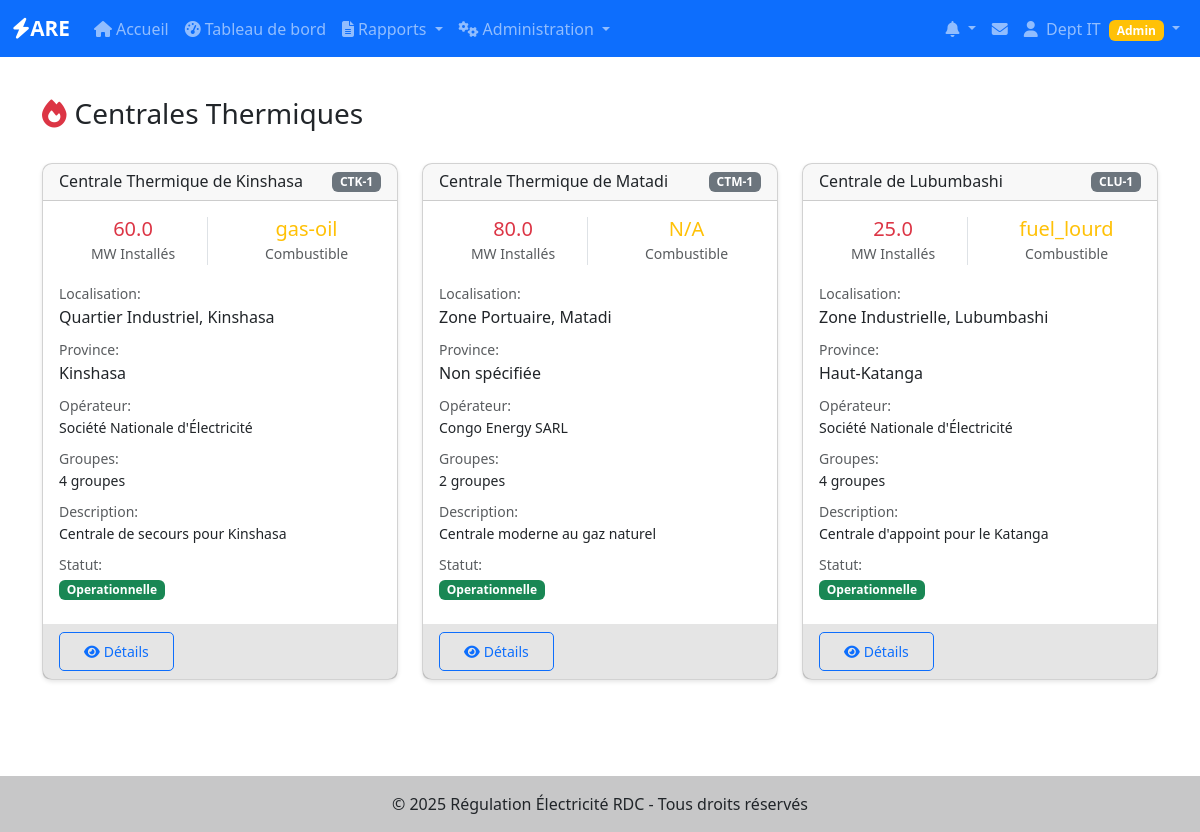
Screenshot of /production-thermique/centrales (signed in) with the database file from the repository.
### app/models/utilisateurs.py (models this page shows, shortened)
class User(UserMixin, BaseModel):
    __tablename__ = 'users'
    username = db.Column(db.String(80), unique=True, nullable=False, index=True)
    email = db.Column(db.String(120), unique=True, nullable=False, index=True)
    password_hash = db.Column(db.String(128), nullable=False)
    nom = db.Column(db.String(100))
    prenom = db.Column(db.String(100))
    role = db.Column(db.Enum('super_admin', 'admin_operateur', 'utilisateur_operateur'),
                    default='utilisateur_operateur', nullable=False)
    operateur_id = db.Column(db.Integer, db.ForeignKey('operateurs.id'), nullable=True)
    is_active = db.Column(db.Boolean, default=True, nullable=False)
    telephone = db.Column(db.String(20))
    derniere_connexion = db.Column(db.DateTime)
    operateur = db.relationship('Operateur', backref='users', lazy=True)
    def is_super_admin(self):
        return self.role == 'super_admin'
    def is_admin_operateur(self):
        return self.role == 'admin_operateur'
    def is_admin(self):
        return self.role in ['super_admin', 'admin_operateur']
    def has_permission(self, permission):
        permissions = {
            'super_admin': ['create_operateur', 'edit_operateur', 'delete_operateur',
                           'create_user', 'edit_user', 'delete_user', 'view_all_reports'],
            'admin_operateur': ['edit_own_operateur', 'create_user_operateur',
                               'edit_user_operateur', 'view_own_reports', 'create_reports'],
            'utilisateur_operateur': ['view_own_reports', 'create_reports', 'edit_own_reports']
        }
        return permission in permissions.get(self.role, [])

### app/models/production_thermique.py (models this page shows, shortened)
class CentraleThermique(BaseModel):
    __tablename__ = 'centrales_thermique'
    operateur_id = Column(Integer, ForeignKey('operateurs.id'), nullable=False)
    nom = Column(String(200), nullable=False, index=True)
    code = Column(String(50), unique=True, nullable=False)
    localisation = Column(String(200))
    province = Column(String(100))
    puissance_installee = Column(Float)  # MW
    puissance_disponible = Column(Float)  # MW
    type_centrale = Column(String(50))  # diesel, gaz, charbon, fuel lourd, biomasse
    type_combustible = Column(String(50))  # Principal type de combustible
    consommation_specifique = Column(Float)  # g/kWh - Consommation spécifique
    latitude = Column(Float)
    longitude = Column(Float)
    nombre_groupes = Column(Integer, default=0)
    type_moteur = Column(String(50))  # diesel, turbine gaz, turbine vapeur
    refroidissement = Column(String(50))  # air, eau, mixte
    niveau_tension = Column(Float)  # kV
    tension_evacuation = Column(String(50))  # kV
    systeme_demarrage = Column(String(50))  # manuel, automatique
    systeme_refroidissement = Column(String(100))
    capacite_stockage_combustible = Column(Float)  # litres ou tonnes
    autonomie_combustible = Column(Float)  # heures
    systeme_traitement_fumees = Column(Boolean, default=False)
    niveau_emission_nox = Column(Float)  # mg/Nm³
    niveau_emission_co = Column(Float)  # mg/Nm³
    certification_environnementale = Column(String(100))
    statut = Column(String(50), default='operationnelle')  # operationnelle, maintenance, arret
    mode_fonctionnement = Column(String(50))  # base, pointe, secours
    description = Column(Text)
    date_mise_service = Column(DateTime)
    date_derniere_revision = Column(DateTime)
    prochaine_maintenance = Column(DateTime)
    constructeur = Column(String(100))
    fournisseur_combustible = Column(String(100))
    annee_construction = Column(Integer)
    duree_vie_estimee = Column(Integer)  # années
    observations = Column(Text)
    operateur = relationship("Operateur", back_populates="centrales_thermique")
    rapports = relationship("RapportThermique", back_populates="centrale", cascade="all, delete-orphan")

### app/models/operateurs.py (models this page shows, shortened)
class Operateur(BaseModel):
    __tablename__ = 'operateurs'
    nom = db.Column(db.String(200), nullable=False, index=True)
    sigle = db.Column(db.String(50))
    type_operateur = db.Column(db.String(50))  # Production, Transport, Distribution
    adresse = db.Column(db.Text)
    ville = db.Column(db.String(100))
    province = db.Column(db.String(100))
    telephone = db.Column(db.String(20))
    email = db.Column(db.String(120))
    site_web = db.Column(db.String(200))
    numero_licence = db.Column(db.String(100), unique=True)
    date_licence = db.Column(db.Date)
    statut_licence = db.Column(db.String(20), default='active')  # active, suspendue, expirée
    capacite_installee = db.Column(db.Float)  # en MW
    zone_couverture = db.Column(db.Text)
    nombre_clients = db.Column(db.Integer)
    observations = db.Column(db.Text)
    centrales_hydro = db.relationship("CentraleHydro", back_populates="operateur", lazy=True)
    centrales_thermique = db.relationship("CentraleThermique", back_populates="operateur", lazy=True)
    centrales_solaire = db.relationship("CentraleSolaire", back_populates="operateur", lazy=True)
    lignes_transport = db.relationship("LigneTransport", back_populates="operateur", lazy=True)
    postes_transport = db.relationship("PosteTransport", back_populates="operateur", lazy=True)
    reseaux_distribution = db.relationship("ReseauDistribution", back_populates="operateur", lazy=True)

### app/production_thermique/routes_centrales.py (the view)
@production_thermique.route('/centrales')
@login_required
def liste_centrales():
    centrales = get_accessible_centrales_thermique()
    return render_template('production_thermique/liste_centrales.html',
                         centrales=centrales,
                         title='Centrales Thermiques')

### app/production_thermique/utils.py (called while the page is built)
def get_accessible_centrales_thermique():
    if current_user.is_admin():
        return CentraleThermique.query.filter_by(actif=True).all()
    elif current_user.operateur:
        return CentraleThermique.query.filter_by(
            operateur_id=current_user.operateur.id,
            actif=True
        ).all()
    return []

### app/templates/production_thermique/liste_centrales.html (shortened to what this page needs)
{% extends "base.html" %}
{% block content %}
<div class="d-flex justify-content-between align-items-center mb-4">
    <h1 class="h3">
        <i class="fas fa-fire me-2 text-danger"></i>Centrales Thermiques
    </h1>
</div>
{% if centrales %}
<div class="row">
    {% for centrale in centrales %}
    <div class="col-md-6 col-lg-4 mb-4">
        <div class="card h-100">
            <div class="card-header d-flex justify-content-between align-items-center">
                <h6 class="mb-0">{{ centrale.nom }}</h6>
                <span class="badge bg-secondary">{{ centrale.code }}</span>
            </div>
            <div class="card-body">
                <div class="row text-center mb-3">
                    <div class="col-6">
                        <div class="border-end">
                            <h5 class="text-danger mb-0">{{ centrale.puissance_installee or 'N/A' }}</h5>
                            <small class="text-muted">MW Installés</small>
                        </div>
                    </div>
                    <div class="col-6">
                        <h5 class="text-warning mb-0">{{ centrale.type_combustible or 'N/A' }}</h5>
                        <small class="text-muted">Combustible</small>
                    </div>
                </div>
                <div class="mb-2">
                    <small class="text-muted">Localisation:</small>
                    <div>{{ centrale.localisation or 'Non spécifiée' }}</div>
                </div>
                <div class="mb-2">
                    <small class="text-muted">Province:</small>
                    <div>{{ centrale.province or 'Non spécifiée' }}</div>
                </div>
                {% if centrale.operateur %}
                <div class="mb-2">
                    <small class="text-muted">Opérateur:</small>
                    <div class="small">{{ centrale.operateur.nom }}</div>
                </div>
                {% endif %}
                {% if centrale.nombre_groupes %}
                <div class="mb-2">
                    <small class="text-muted">Groupes:</small>
                    <div class="small">{{ centrale.nombre_groupes }} groupes</div>
                </div>
                {% endif %}
                {% if centrale.description %}
                <div class="mb-2">
                    <small class="text-muted">Description:</small>
                    <div class="small">{{ centrale.description[:100] }}{% if centrale.description|length > 100 %}...{% endif %}</div>
                </div>
                {% endif %}
                <div class="mb-2">
                    <small class="text-muted">Statut:</small>
                    <div>
                        <span class="badge {% if centrale.statut == 'operationnelle' %}bg-success{% elif centrale.statut == 'maintenance' %}bg-warning{% else %}bg-danger{% endif %}">
                            {{ centrale.statut|title }}
                        </span>
                    </div>
                </div>
            </div>
            <div class="card-footer">
                <div class="d-flex gap-2">
                    <a href="{{ url_for('production_thermique.detail_centrale', id=centrale.id) }}"
                       class="btn btn-sm btn-outline-primary">
                        <i class="fas fa-eye me-1"></i>Détails
                    </a>
                </div>
            </div>
        </div>
    </div>
    {% endfor %}
</div>
{% endif %}
{% endblock %}

### app/templates/base.html (shortened to what this page needs)
<!DOCTYPE html>
<html lang="fr">
<head>
    <link href="https://cdn.jsdelivr.net/npm/bootstrap@5.3.0/dist/css/bootstrap.min.css" rel="stylesheet">
    <link rel="stylesheet" href="https://cdnjs.cloudflare.com/ajax/libs/font-awesome/6.4.0/css/all.min.css">
    <link rel="stylesheet" href="{{ url_for('static', filename='css/style.css') }}">
</head>
<body>
    <nav class="navbar navbar-expand-lg navbar-dark bg-primary">
        <div class="container-fluid">
            <a class="navbar-brand" href="{{ url_for('main.index') }}">
                <i class="fas fa-bolt"></i>ARE
            </a>
            <div class="collapse navbar-collapse" id="navbarNav">
                <ul class="navbar-nav me-auto">
                    <li class="nav-item">
                        <a class="nav-link" href="{{ url_for('main.index') }}">
                            <i class="fas fa-home me-1"></i>Accueil
                        </a>
                    </li>
                    {% if current_user.is_authenticated %}
                    <li class="nav-item">
                        <a class="nav-link" href="{{ url_for('are_dashboard.index') }}">
                            <i class="fas fa-tachometer-alt me-1"></i>Tableau de bord
                        </a>
                    </li>
                    <li class="nav-item dropdown">
                        <a class="nav-link dropdown-toggle" href="#" id="rapportsDropdown" role="button" data-bs-toggle="dropdown">
                            <i class="fas fa-file-alt me-1"></i>Rapports
                        </a>
                    </li>
                    {% if current_user.is_super_admin() or current_user.is_admin_operateur() %}
                    <li class="nav-item dropdown">
                        <a class="nav-link dropdown-toggle" href="#" id="adminDropdown" role="button" data-bs-toggle="dropdown">
                            <i class="fas fa-cogs me-1"></i>Administration
                        </a>
                    </li>
                    {% endif %}
                    {% endif %}
                </ul>
                <ul class="navbar-nav">
                    {% if current_user.is_authenticated %}
                    {% from 'components/notifications.html' import dropdown_notifications %}
                    {{ dropdown_notifications() }}
                    <li class="nav-item dropdown">
                        <a class="nav-link position-relative" href="{{ url_for('notifications.messages') }}" title="Messagerie">
                            <i class="fas fa-envelope"></i>
                        </a>
                    </li>
                    <li class="nav-item dropdown">
                        <a class="nav-link dropdown-toggle" href="#" id="userDropdown" role="button" data-bs-toggle="dropdown">
                            <i class="fas fa-user me-1"></i>
                            {{ current_user.prenom or current_user.username }}
                            {% if current_user.is_super_admin() %}
                                <span class="badge bg-danger ms-1">Super Admin</span>
                            {% elif current_user.is_admin_operateur() %}
                                <span class="badge bg-warning ms-1">Admin</span>
                            {% endif %}
                        </a>
                    </li>
                    {% endif %}
                </ul>
            </div>
        </div>
    </nav>
    <main class="container my-4">
        {% block content %}{% endblock %}
    </main>
    <footer class="bg-light text-center text-lg-start mt-5">
        <div class="text-center p-3" style="background-color: rgba(0, 0, 0, 0.2);">
            © 2025 Régulation Électricité RDC - Tous droits réservés
        </div>
    </footer>
</body>
</html>

### app/static/css/style.css (style rules this page uses)
:root { --primary-color: #0d6efd; --secondary-color: #6c757d; --success-color: #198754; --danger-color: #dc3545; --warning-color: #ffc107; --info-color: #0dcaf0; }
body { min-height: 100vh; display: flex; flex-direction: column; }
main { flex: 1; }
.navbar-brand { font-weight: bold; font-size: 1.3rem; }
.card { border-radius: 10px; box-shadow: 0 2px 4px rgba(0,0,0,0.1); transition: transform 0.2s; }
.btn { border-radius: 5px; padding: 0.5rem 1.5rem; }
footer { margin-top: auto; }
.card-footer { background-color: rgba(0, 0, 0, 0.1); border-top: none; }

### rows the page displays
User: prenom "Dept IT"
CentraleThermique: nom "Centrale Thermique de Kinshasa", code "CTK-1", puissance_installee "60.0", type_combustible "gas-oil", localisation "Quartier Industriel, Kinshasa", province "Kinshasa", operateur.nom "Société Nationale d'Électricité", nombre_groupes "4", description "Centrale de secours pour Kinshasa", statut "Operationnelle"
CentraleThermique: nom "Centrale Thermique de Matadi", code "CTM-1", puissance_installee "80.0", type_combustible "N/A", localisation "Zone Portuaire, Matadi", province "Non spécifiée", operateur.nom "Congo Energy SARL", nombre_groupes "2", description "Centrale moderne au gaz naturel", statut "Operationnelle"
CentraleThermique: nom "Centrale de Lubumbashi", code "CLU-1", puissance_installee "25.0", type_combustible "fuel_lourd", localisation "Zone Industrielle, Lubumbashi", province "Haut-Katanga", operateur.nom "Société Nationale d'Électricité", nombre_groupes "4", description "Centrale d'appoint pour le Katanga", statut "Operationnelle"
